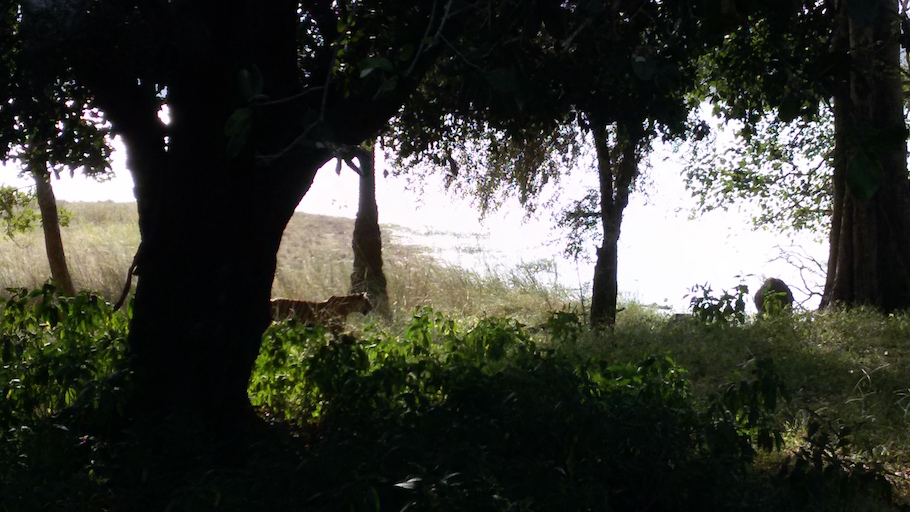
#> input picture data/Tiger.jpg, 910 x 512 px
$ python assignment.py
#> lines starting #> are read from the running program, lines starting #| are printed output that depends on the picture; after the words box and inside, x2 and y2 are one past the last pixel; in counts of white or black regions, pixels touching at a corner belong together
#> further down, img_bgr is the input picture: shape (512, 910, 3); mean B, G, R 53.9, 61.2, 59.6
import argparse
from pathlib import Path

import cv2
import matplotlib.pyplot as plt
import numpy as np
from matplotlib.patches import Polygon


def RGB2xyY(img: np.ndarray) -> np.ndarray:
    """Converts an RGB Image to XYZ format and then to xyY format.

    Args:
        img (np.ndarray): A numpy array representing an image in RGB format.

    Returns:
        An array representing the image in xyY format.
    """
    img_f: np.ndarray = np.clip(img.astype(np.float32) / 255, 0, 1)
    img_XYZ: np.ndarray = cv2.cvtColor(img_f, cv2.COLOR_RGB2XYZ)
    sum_XYZ: np.ndarray = np.sum(img_XYZ, axis=-1)
    sum_XYZ[sum_XYZ == 0] = 1e-25
    img_xyY: np.ndarray = np.zeros_like(img_XYZ)
    img_xyY[..., :2] = img_XYZ[..., :2] / sum_XYZ[..., np.newaxis]
    img_xyY[..., 2] = img_XYZ[..., 1]
    return img_xyY


def xyY2XYZ(xyY: np.ndarray) -> np.ndarray:
    """Converts from xyY format to XYZ format.

    Args:
        xyY (np.ndarray): A numpy array representing an image in xyY format.

    Returns:
        An array representing the image in XYZ format.
    """
    XYZ: np.ndarray = np.zeros_like(xyY)
    XYZ[..., 1] = xyY[..., 2]
    xyY[..., 1][xyY[..., 1] == 0] = 1e-25
    XYZ[..., 0] = xyY[..., 0] * xyY[..., 2] / xyY[..., 1]
    XYZ[..., 2] = (1 - xyY[..., 0] - xyY[..., 1]) * xyY[..., 2] / xyY[..., 1]
    return XYZ.astype(np.float32)


def saturation(
    img: np.ndarray,
    fixed_sat: float | None = None,
    percent_increase: float = 0,
    lims: np.ndarray = np.array([0.15, 1]),
    auto_sat: bool = False,
):
    """Performs operations on the Saturation values of an Image.

    Performs an auto saturation operation if specified. Percent saturation
    increase or decrease is supported, along with fixed saturation values. In
    case of fixed saturation, there should be some limits so that color bleeding
    for near to white pixel doesn't occur,i.e., within a given circle, values
    will be unaffected.

    Args:
        img (np.ndarray): The image in RGB format.
        fixed_sat (None | float): Fixed Saturation value,if provided.
        percent_increase (float): Percent increase in saturation values. Doesn't
            work if fixed_saturation is provided.
        lims (np.ndarray): Limits within which fixed saturation is to be applied
        auto_sat (bool): An auto increase in saturation value.

    Returns:
        Saturated image.
    """
#> called with percent_increase = 100, lims = array of shape (2,), auto_sat = True
    img_f: np.ndarray = img.astype(np.float32) / 255
    img_hsv = cv2.cvtColor(img_f, cv2.COLOR_RGB2HSV)
#> img_hsv: shape (512, 910, 3) float32; mean H, S, V 142.4, 0.4, 0.3
    if auto_sat:
        k = np.amax(img_hsv[..., 1])
#> k = 1
        img_hsv[..., 1] /= k if k != 0 else 1
#> img_hsv: shape (512, 910, 3) float32; mean H, S, V 142.4, 0.4, 0.3
    if fixed_sat is not None:
        filt = (img_hsv[..., 1] >= lims[0]) & (img_hsv[..., 1] <= lims[1])
        img_hsv[..., 1][filt] = float(fixed_sat)
    else:
        img_hsv[..., 1] = img_hsv[..., 1] * (1 + percent_increase / 100)
#> img_hsv: shape (512, 910, 3) float32; mean H, S, V 142.4, 0.8, 0.3
    img_hsv[..., 1] = np.clip(img_hsv[..., 1], 0, 1)
#> img_hsv: shape (512, 910, 3) float32; mean H, S, V 142.4, 0.7, 0.3
    img_sat_f = cv2.cvtColor(img_hsv, cv2.COLOR_HSV2RGB)
    img_sat: np.ndarray = np.around(img_sat_f * 255).astype(np.uint8)
#> in saturation (call 2), `img_hsv[..., 1] = img_hsv[..., 1] * (1 + percent_increase / 100)`: img_hsv: shape (512, 910, 3) float32; mean H, S, V 142.4, 0.2, 0.3
    return img_sat


def desaturation_cog(
    img: np.ndarray,
    max_sat_img: np.ndarray,
    whitepoint: np.ndarray = np.array([0.3127, 0.3290]),
    k: float = 0.5,
):
    """Desaturation using center of gravity method.

    Desaturation operation using the center of gravity method as described in
    the paper "A New Algorithm Based on Saturation and Desaturation n the xy
    Chromaticity Diagram for Enhancement and re-rendition of Color Images" by J.
    Mukherjee et al. This function uses the method mentioned as-is and no
    further tuning was done.

    Args:
        img (np.ndarray): The Image whose desaturation is to be done.
        max_sat_img (np.ndarray): Maximally saturated Image.
        whitepoint (np.ndarray): The whitepoint (D65 or shifted) of the image.
        k (float): The factor k as mentioned in the paper.

    Returns:
        Desaturated-Saturated Image, as specified in the paper mentioned above.
    """
    img_xyY = RGB2xyY(img)
#> in RGB2xyY, `img_XYZ: np.ndarray = cv2.cvtColor(img_f, cv2.COLOR_RGB2XYZ)`: img_XYZ: shape (512, 910, 3) float32; mean of channels 0, 1, 2 0.22, 0.237, 0.234
#> in RGB2xyY, `sum_XYZ[sum_XYZ == 0] = 1e-25`: sum_XYZ: shape (512, 910) float32; min 1e-25, max 3.04, mean 0.691
#> in RGB2xyY, `img_xyY[..., :2] = img_XYZ[..., :2] / sum_XYZ[..., np.newaxis]`: img_xyY: shape (512, 910, 3) float32; mean of channels 0, 1, 2 0.31, 0.355, 0
#> in RGB2xyY, `img_xyY[..., 2] = img_XYZ[..., 1]`: img_xyY: shape (512, 910, 3) float32; mean of channels 0, 1, 2 0.31, 0.355, 0.237
    max_sat_img_xyY = RGB2xyY(max_sat_img)
#> in RGB2xyY (call 2), `img_XYZ: np.ndarray = cv2.cvtColor(img_f, cv2.COLOR_RGB2XYZ)`: img_XYZ: shape (512, 910, 3) float32; mean of channels 0, 1, 2 0.206, 0.225, 0.205
#> in RGB2xyY (call 2), `sum_XYZ: np.ndarray = np.sum(img_XYZ, axis=-1)`:
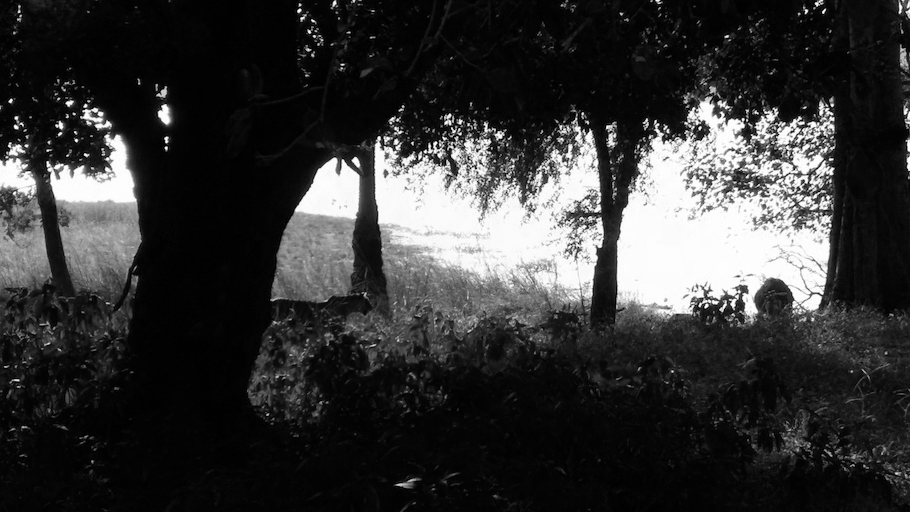
#> sum_XYZ: shape (512, 910) float32; min 0, max 3.04, mean 0.636; drawn with min black and max white
#> in RGB2xyY (call 2), `sum_XYZ[sum_XYZ == 0] = 1e-25`: sum_XYZ: shape (512, 910) float32; 0.02% of pixels changed, all inside (x1, y1, x2, y2) = (11, 2, 848, 490)
#> in RGB2xyY (call 2), `img_xyY[..., :2] = img_XYZ[..., :2] / sum_XYZ[..., np.newaxis]`: img_xyY: shape (512, 910, 3) float32; mean of channels 0, 1, 2 0.306, 0.381, 0
#> in RGB2xyY (call 2), `img_xyY[..., 2] = img_XYZ[..., 1]`: img_xyY: shape (512, 910, 3) float32; mean of channels 0, 1, 2 0.306, 0.381, 0.225
    Y_avg = np.mean(img_xyY[..., 2])
#> Y_avg = 0.237
    Y_w = k * Y_avg
#> Y_w = 0.118
    d1 = np.abs(Y_w) / whitepoint[1]
#> d1 = 0.36
    d2 = max_sat_img_xyY[..., 2].copy()
    filt = max_sat_img_xyY[..., 1] != 0
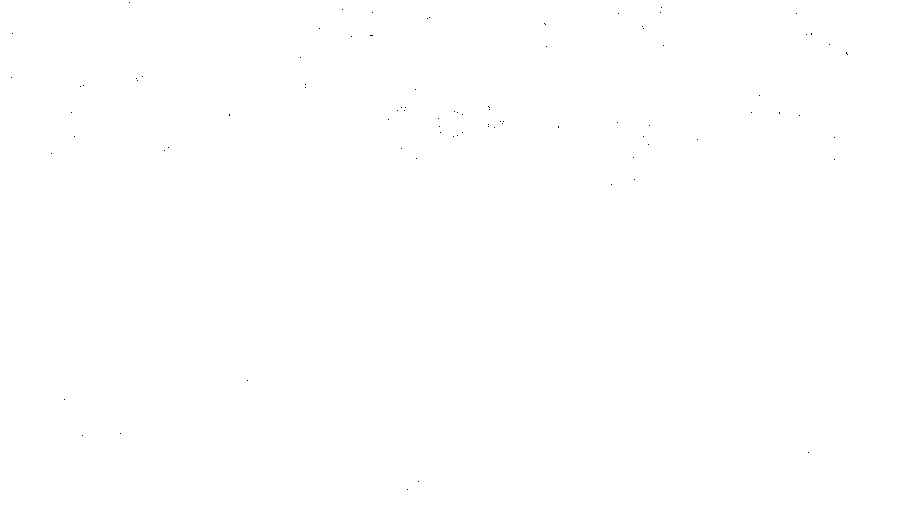
#> filt: shape (512, 910) bool; 100% white; black in thin lines or dots, all inside (x1, y1, x2, y2) = (11, 2, 848, 490)
    d2[filt] /= max_sat_img_xyY[..., 1][filt]
    xyY = np.zeros_like(img_xyY)
    deno = d1 + d2
    deno[deno == 0] = 1e-25
    xyY[..., 0] = (whitepoint[0] * d1 + max_sat_img_xyY[..., 0] * d2) / (deno)
#> xyY: shape (512, 910, 3) float32; mean of channels 0, 1, 2 0.318, 0, 0
    xyY[..., 1] = (np.abs(Y_w) + max_sat_img_xyY[..., 2]) / (deno)
#> xyY: shape (512, 910, 3) float32; mean of channels 0, 1, 2 0.318, 0.348, 0
    xyY[..., 2] = Y_w + max_sat_img_xyY[..., 2]
#> xyY: shape (512, 910, 3) float32; mean of channels 0, 1, 2 0.318, 0.348, 0.343
    XYZ = xyY2XYZ(xyY)
#> in xyY2XYZ, `XYZ[..., 1] = xyY[..., 2]`: XYZ: shape (512, 910, 3) float32; mean of channels 0, 1, 2 0, 0.343, 0
#> in xyY2XYZ, `XYZ[..., 0] = xyY[..., 0] * xyY[..., 2] / xyY[..., 1]`: XYZ: shape (512, 910, 3) float32; mean of channels 0, 1, 2 0.319, 0.343, 0
#> in xyY2XYZ, `XYZ[..., 2] = (1 - xyY[..., 0] - xyY[..., 1]) * xyY[..., 2] / xyY[...,..`: XYZ: shape (512, 910, 3) float32; mean of channels 0, 1, 2 0.319, 0.343, 0.334
    rgb = cv2.cvtColor(XYZ, cv2.COLOR_XYZ2RGB)
    return np.clip(np.around(rgb * 255), 0, 255).astype(np.uint8)
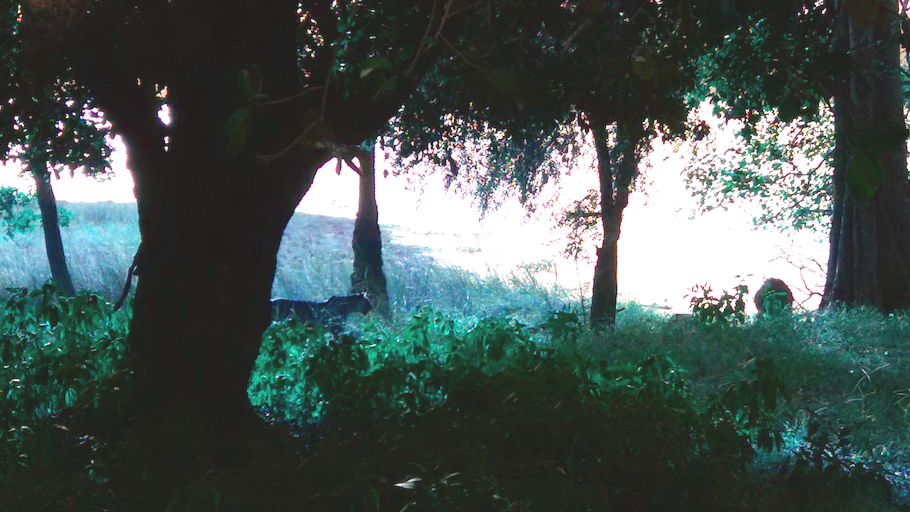
#> returned value: shape (512, 910, 3); mean of channels 0, 1, 2 83.9, 86.6, 73.6; drawn as B, G, R


def main():
    """Computes Saturated and Desaturated Images, plots, and display them.

    This function computes all the saturated and desaturated images, and the
    Saturated-desaturated image, and computes the xy Chromaticity plot for each
    such image. It also shows the xy Chromaticity plot, the sRGB gamut and the
    D65 and EE white points at start of the slideshow.

    WARNING: The function is a monolith, partly because it does all the trivial
    operations for which functions are a overkill. Comments an indentation are
    provided to show each section separately, and why they are used.

    Returns:
        Displays the plots and the images. Exits on any key pressed.

    """
    slideshow: list = []
    slideshow.append(("Original Image", img_rgb.copy()))

    ##############
    # Saturation #
    ##############
    sat_img: np.ndarray = saturation(
        img_rgb,
        args.fixed_saturation,
        args.percent_saturation,
        fixed_lims,
        auto_sat=True,
    )
    slideshow.append(("Saturated Image", sat_img.copy()))

    ################
    # Desaturation #
    ################
    desat_img: np.ndarray = saturation(
        img_rgb,
        args.fixed_desaturation,
        -args.percent_desaturation,
        fixed_lims,
        auto_sat=True,
    )
    slideshow.append(("Desaturated Image", desat_img.copy()))

    ###############################
    # Saturated-desaturated Image #
    ###############################
    sat_desat_img: np.ndarray = desaturation_cog(
        img_rgb, sat_img.copy(), whitept, args.k
    )
    slideshow.append(
        (f"Saturated-desaturated Image (k = {args.k})", sat_desat_img.copy())
    )

    ################################################
    # Preparing the "horse-shoe" chromaticity plot #
    ################################################

    graph_points = 256  # Number of points to consider in each axis
    xlim = 0.8  # Extent of x-axis
    ylim = 0.9  # Extent of y-axis

    cie_XYZ = np.loadtxt("data/ciexyz31_1.csv", delimiter=",", dtype=np.float64)
    sumXYZ = np.sum(cie_XYZ[:, 1:], axis=-1)
    sumXYZ[sumXYZ == 0] = 1e-25
    xyz = cie_XYZ[:, 1:] / sumXYZ[..., np.newaxis]
    cie_xy = Polygon(xyz[..., :2], fc="none", ec="k")

    xx_cie, yy_cie = np.meshgrid(
        np.linspace(0, xlim, graph_points + 1), np.linspace(ylim, 0, graph_points + 1)
    )
    xyY_cie = np.dstack((xx_cie, yy_cie, np.ones_like(xx_cie)))
    cie_rgb = np.clip(cv2.cvtColor(xyY2XYZ(xyY_cie), cv2.COLOR_XYZ2RGB), 0, 1)

    #############################################
    # Starting the slideshow of images and plot #
    #############################################
    plt.figure("Colorimetry Assignment")
    _, ax = plt.subplots()

    ##########################################################################
    # First plot: Shows sRGB Gamut, and the D65 and EE (Equal Energy) points #
    ##########################################################################
    ax.set_title("CIE 1931 Colourspace with the sRGB Gamut")
    ax.xaxis.set_ticks_position("bottom")
    ax.add_patch(cie_xy)
    img_ax = ax.imshow(cie_rgb, interpolation="bilinear", extent=(0, xlim, 0, ylim))
    img_ax.set_clip_path(cie_xy)
    ax.plot(
        [0.3333, 0.3127, 0.64, 0.3, 0.15],
        [0.3333, 0.3290, 0.33, 0.6, 0.06],
        "o",
        mfc="none",
        mec="k",
        mew=2,
        ms=7,
    )
    ax.add_patch(
        Polygon(
            np.array([[0.64, 0.33], [0.3, 0.6], [0.15, 0.06]]),
            fc="none",
            ec="k",
        )
    )
    ax.text(0.325, 0.345, "EE", weight="semibold")
    ax.text(0.30, 0.305, "D65", weight="semibold")
    ax.text(0.35, 0.56, "sRGB Gamut", weight="heavy")

    plt.pause(args.interval)

    #############################################################
    # For each image, show them and their xy chromaticity plot. #
    #############################################################
    for title, img in slideshow:
        ax.clear()
        ax.set_title(title)
        ax.matshow(img)
        plt.axis("off")
        plt.pause(args.interval)

        ax.clear()
        ax.set_title(title + " Chromaticity Plot")
        ax.xaxis.set_ticks_position("bottom")
        ax.add_patch(cie_xy)
        img_ax = ax.imshow(cie_rgb, interpolation="bilinear", extent=(0, xlim, 0, ylim))
        img_ax.set_clip_path(cie_xy)
        xyY = RGB2xyY(img)
        xaxis = xyY[..., 0]
        yaxis = xyY[..., 1]
        ax.scatter(xaxis[xaxis != 0], yaxis[yaxis != 0], c="k", s=0.1, marker=".")
        plt.pause(args.interval)
#> this loop made 4 passes
#> title on passes 1 to 4: 'Original Image', 'Saturated Image', 'Desaturated Image', 'Saturated-desaturated Image (k = 0.5)'
#> pass 1, in main, `xaxis = xyY[..., 0]`:
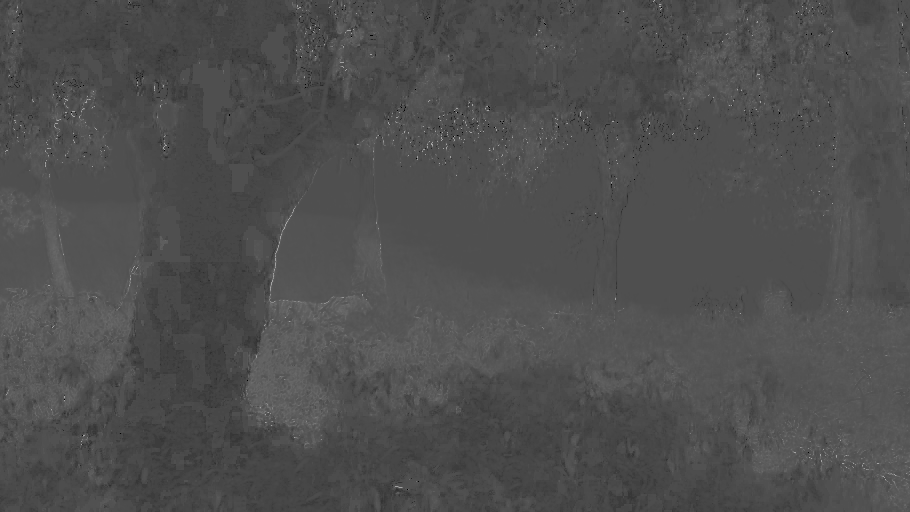
#> xaxis: shape (512, 910) float32; min 0, max 0.64, mean 0.31
#> pass 1, in main, `yaxis = xyY[..., 1]`:
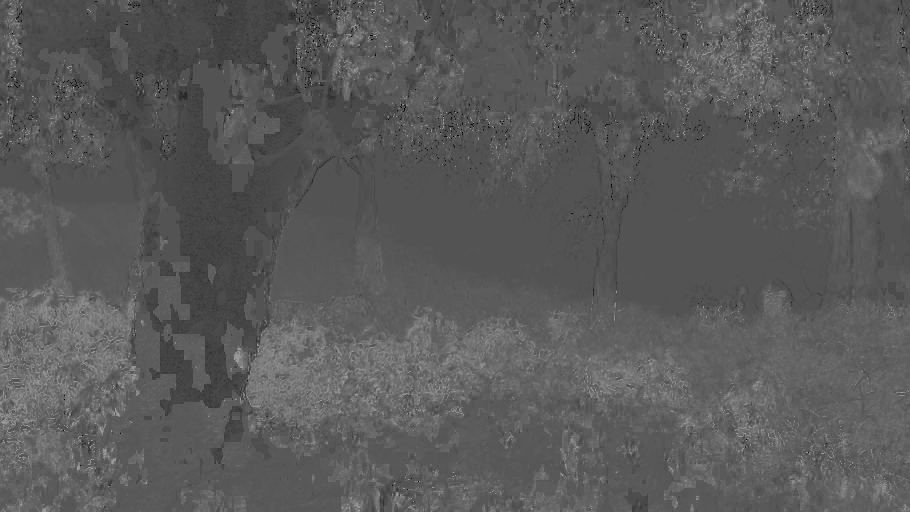
#> yaxis: shape (512, 910) float32; min 0, max 0.6, mean 0.355
#> pass 1, in main, `plt.pause(args.interval)`:
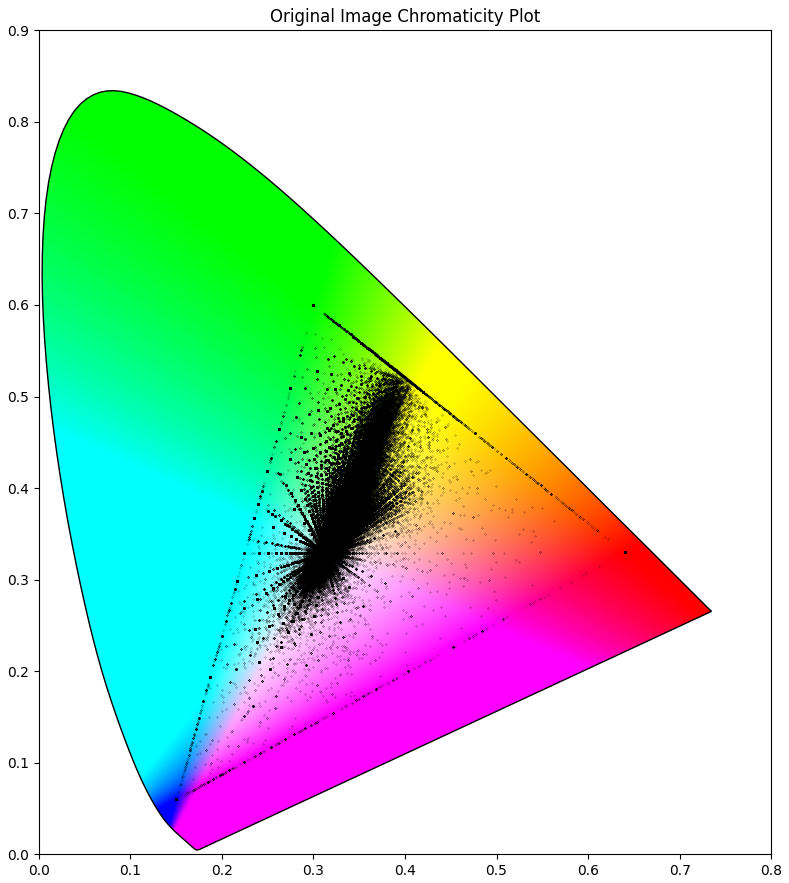
#> figure drawn by matplotlib, 1 panel

    # Closes all plot on loop exit
    plt.close("all")
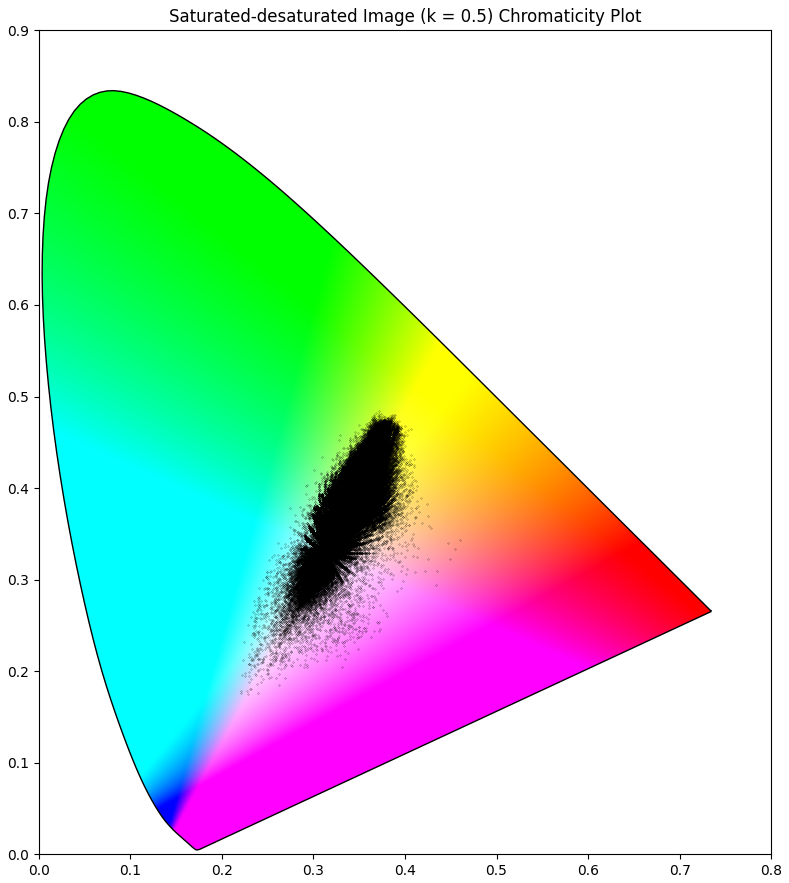
#> figure drawn by matplotlib, 1 panel


if __name__ == "__main__":
    parser = argparse.ArgumentParser(
        description="Saturation, Desaturation and Desaturation-Saturation of a colored Image",
        formatter_class=argparse.ArgumentDefaultsHelpFormatter,
    )
    parser.add_argument(
        "--image",
        type=str,
        default="data/Tiger.jpg",
        help="path to an image",
    )
    parser.add_argument(
        "--fixed_saturation",
        default=None,
        help="Saturating to a fixed floating point number between 0 to 1, both inclusive",
    )
    parser.add_argument(
        "--fixed_desaturation",
        default=None,
        help="Desaturating to a fixed floating point number between 0 to 1, both inclusive",
    )
    parser.add_argument(
        "--saturation_lims",
        nargs=2,
        metavar=("LOWER_LIMIT", "UPPER_LIMIT"),
        type=float,
        default=[15, 100],
        help="Changes only the saturation values within this range,in case the saturation value is fixed. Limits are in percentage",
    )
    parser.add_argument(
        "--percent_saturation",
        type=float,
        default=100,
        help="Percent increase in saturation of image",
    )
    parser.add_argument(
        "--percent_desaturation",
        type=float,
        default=50,
        help="Percent decrease in saturation of image",
    )
    parser.add_argument(
        "-k",
        type=float,
        default=0.5,
        help="Factor k for desaturation using center of gravity method",
    )
    parser.add_argument(
        "--whitepoint",
        nargs=2,
        metavar=("X", "Y"),
        type=float,
        default=[0.3127, 0.3290],
        help="The white point or type of light source in the image",
    )
    parser.add_argument(
        "--interval",
        type=float,
        default=4,
        help="time interval in seconds between each image of slide show",
    )
    args = parser.parse_args()

    # Check image validity
    if not Path(args.image).is_file():
        raise FileNotFoundError
    img_bgr = cv2.imread(args.image)
    if img_bgr is None:
        raise Exception("Not a valid image format")
    img_rgb = cv2.cvtColor(img_bgr, cv2.COLOR_BGR2RGB)

    # Check fixed_saturation and fixed_desaturation compatibility
    if (
        args.fixed_desaturation is not None
        and args.fixed_saturation is not None
        and args.fixed_saturation <= args.fixed_desaturation
    ):
        raise Exception("Incompatible fixed saturation and desaturation value")

    # Check if fixed saturation / desaturation is within a valid range.
    if args.fixed_saturation is not None and not (
        0 <= float(args.fixed_saturation) <= 1
    ):
        raise Exception("Value of fixed_saturation must be between 0 and 1")
    if args.fixed_desaturation is not None and not (
        0 <= float(args.fixed_desaturation) <= 1
    ):
        raise Exception("Value of fixed_desaturation must be between 0 and 1")

    # Automatically raise exception if type error found
    args.fixed_saturation = (
        float(args.fixed_saturation) if args.fixed_saturation else None
    )
    args.fixed_desaturation = (
        float(args.fixed_desaturation) if args.fixed_desaturation else None
    )

    # Preparing global values
    fixed_lims = np.array(args.saturation_lims) / 100
    whitept = np.array(args.whitepoint)
    plt.rcParams["figure.figsize"] = (9, 9)
    plt.rcParams["figure.autolayout"] = True

    # Call main function to display images. A method is used so that global
    # namespace is not polluted.
    main()
